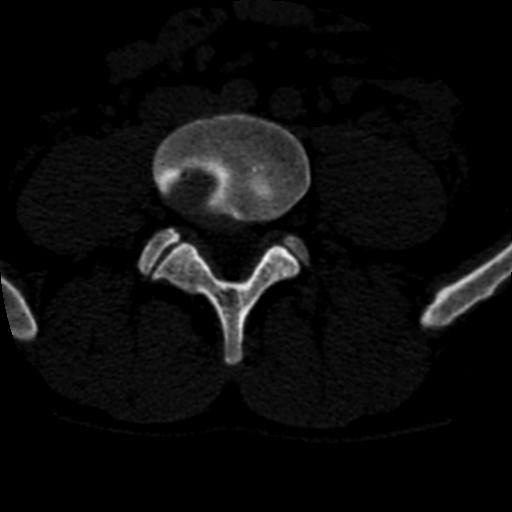
#> input picture Traditional_OpenCV/image.jpg, 512 x 512 px
$ python segmentation_using_thresholding.py
#> lines starting #> are read from the running program, lines starting #| are printed output that depends on the picture; after the words box and inside, x2 and y2 are one past the last pixel; in counts of white or black regions, pixels touching at a corner belong together
# -*- coding: utf-8 -*-
"""
Created on Thu Jan  4 23:17:31 2024

@author: Sabbir Ahmed Sibli
"""
# Importing Important Libraries
from pathlib import Path
import pydicom
import numpy as np
import matplotlib.pyplot as plt
import cv2
import dicom2jpg
from PIL import Image

# Segmentation using Thresholding Methods
# Source: https://regenerativetoday.com/how-to-perform-image-segmentation-with-thresholding-using-opencv/

# Reading Image
img = cv2.imread('image.jpg')
#> img is the input picture: shape (512, 512, 3); min 0, max 255, mean 12.6
image = img[:, 50:420]  # Selecting SubImage on ROI
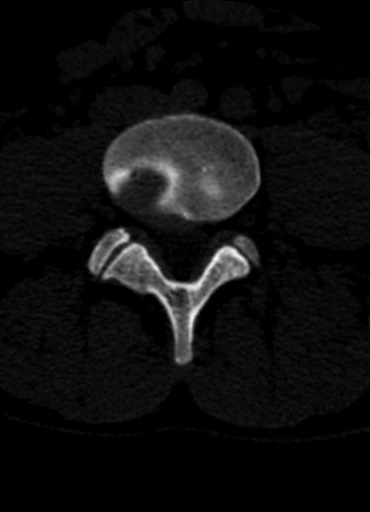
#> image: shape (512, 370, 3); min 0, max 255, mean 14.6

# Applying Gaussian Smoothing/Blur
gray = cv2.cvtColor(image, cv2.COLOR_BGR2GRAY)
blurred = cv2.GaussianBlur(gray, (7,7), 0)

## Applying Simple Thresholding (Binary Thresholding)
# cv2.threshold(image, threshold_value, upper_pixel_value, threshold_method)
(T, thresh) = cv2.threshold(blurred, 40, 255, cv2.THRESH_BINARY)
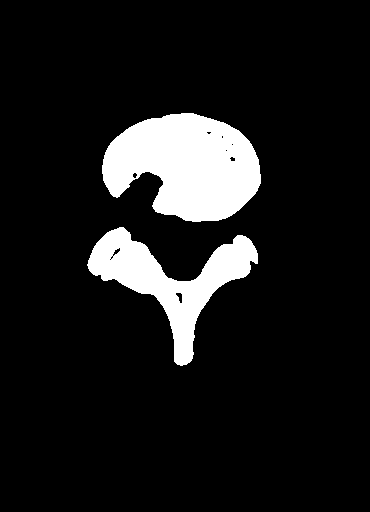
#> thresh: shape (512, 370); 10.6% white; 2 white regions, box (x1, y1, x2, y2) and area: (102, 113, 261, 222) 12247, (87, 227, 258, 366) 7807

# Visualizing the Segmented Image
plt.subplot(121),plt.imshow(blurred,cmap = 'gray')
plt.title('Blurred Image'), plt.xticks([]), plt.yticks([])
plt.subplot(122),plt.imshow(thresh,cmap = 'gray')
plt.title('Segmented Image'), plt.xticks([]), plt.yticks([])
plt.show()
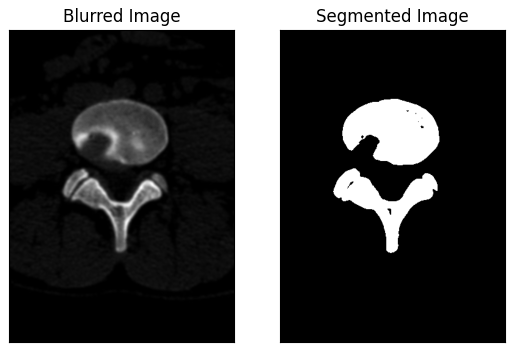
#> figure drawn by matplotlib, 2 panels

## Otsu Thresholding: Let OpenCV finds an optimal threshold value
(T, threshOtsu) = cv2.threshold(blurred, 0, 255, cv2.THRESH_BINARY | cv2.THRESH_OTSU)
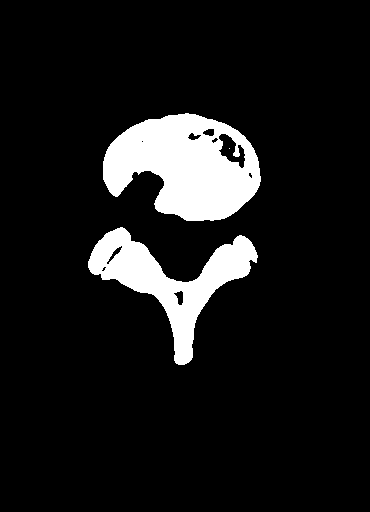
#> threshOtsu: shape (512, 370); 10% white; 3 white regions (1 under 20 px), largest, box (x1, y1, x2, y2) and area: (103, 113, 261, 221) 11368, (88, 227, 258, 365) 7507
#> T = 47

# Printing the Otsu threshold value
print("Otsu threshold value:", T)  # in this case it's 47.0
#| Otsu threshold value: 47.0

# Visualizing the Segmented Image
plt.subplot(121),plt.imshow(blurred,cmap = 'gray')
plt.title('Blurred Image'), plt.xticks([]), plt.yticks([])
plt.subplot(122),plt.imshow(threshOtsu,cmap = 'gray')
plt.title('Segmented Image'), plt.xticks([]), plt.yticks([])
plt.show()

## Adaptive Thresholding
# cv2.adaptiveThreshold(image, upper_pixel_value, cv2.ADAPTIVE_THRESH_GAUSSIAN_C, cv2.THRESH_BINARY, region_value(given N will work as NxN), random_constant)
threshAda = cv2.adaptiveThreshold(blurred, 255, cv2.ADAPTIVE_THRESH_GAUSSIAN_C, cv2.THRESH_BINARY, 255,-11.5)
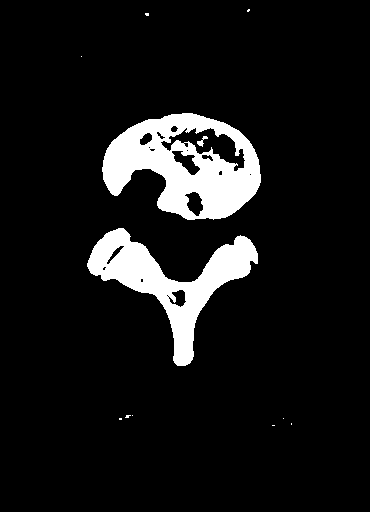
#> threshAda: shape (512, 370); 9% white; 12 white regions (9 under 20 px), largest, box (x1, y1, x2, y2) and area: (102, 113, 261, 220) 9594, (87, 228, 258, 366) 7379, (197, 136, 208, 147) 47

# Visualizing the Segmented Image
plt.subplot(121),plt.imshow(blurred,cmap = 'gray')
plt.title('Blurred Image'), plt.xticks([]), plt.yticks([])
plt.subplot(122),plt.imshow(threshAda,cmap = 'gray')
plt.title('Segmented Image'), plt.xticks([]), plt.yticks([])
plt.show()
